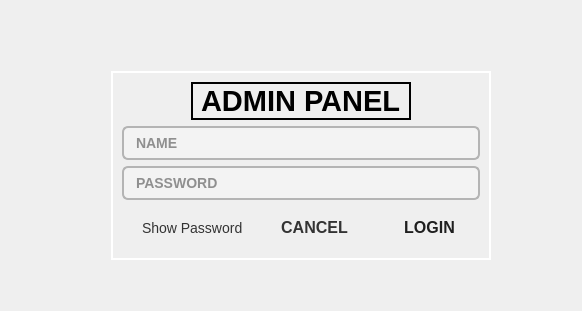
       <widget class="QWidget" name="login">
        <layout class="QGridLayout" name="gridLayout_2">
         <item row="0" column="6">
          <spacer name="horizontalSpacer_15">
           <property name="orientation">
            <enum>Qt::Orientation::Horizontal</enum>
           </property>
           <property name="sizeHint" stdset="0">
            <size>
             <width>40</width>
             <height>20</height>
            </size>
           </property>
          </spacer>
         </item>
         <item row="2" column="0">
          <spacer name="verticalSpacer">
           <property name="orientation">
            <enum>Qt::Orientation::Vertical</enum>
           </property>
           <property name="sizeHint" stdset="0">
            <size>
             <width>20</width>
             <height>40</height>
            </size>
           </property>
          </spacer>
         </item>
         <item row="5" column="0">
          <spacer name="verticalSpacer_7">
           <property name="orientation">
            <enum>Qt::Orientation::Vertical</enum>
           </property>
           <property name="sizeHint" stdset="0">
            <size>
             <width>20</width>
             <height>40</height>
            </size>
           </property>
          </spacer>
         </item>
         <item row="0" column="2">
          <spacer name="horizontalSpacer_66">
           <property name="orientation">
            <enum>Qt::Orientation::Horizontal</enum>
           </property>
           <property name="sizeHint" stdset="0">
            <size>
             <width>40</width>
             <height>20</height>
            </size>
           </property>
          </spacer>
         </item>
         <item row="3" column="3" rowspan="2">
          <widget class="QFrame" name="frame">
           <property name="styleSheet">
            <string notr="true">QFrame {
    border: 2px solid white;       /* White border for the frame */
    background-color: transparent; /* No background for the frame */
}

QFrame * {
    background-color: transparent; /* Ensure all inner components are transparent */
    border: none;                   /* Remove borders from inner components */
}

</string>
           </property>
           <property name="frameShape">
            <enum>QFrame::Shape::StyledPanel</enum>
           </property>
           <property name="frameShadow">
            <enum>QFrame::Shadow::Raised</enum>
           </property>
           <layout class="QGridLayout" name="gridLayout_16">
            <item row="4" column="1" colspan="2">
             <widget class="QCheckBox" name="show_passwd_checkBox">
              <property name="font">
               <font>
                <pointsize>-1</pointsize>
                <fontweight>DemiBold</fontweight>
               </font>
              </property>
              <property name="styleSheet">
               <string notr="true">/* Style for the Show Password checkbox */
QCheckBox {
    font-size: 14px;
    color: #333;
}

/* Adjust space between checkbox indicator and text */
QCheckBox::indicator {
    margin-right: 6px; /* spacing between checkbox and label text */
}

/* Optional: subtle hover effect */
QCheckBox:hover {
    color: #005fa3;
}

/* Password input field */
QLineEdit {
    border: 1px solid #aaa;
    border-radius: 4px;
    padding: 4px 6px;
    font-size: 13px;
}
</string>
              </property>
              <property name="text">
               <string>Show Password</string>
              </property>
             </widget>
            </item>
            <item row="6" column="0">
             <spacer name="verticalSpacer_67">
              <property name="orientation">
               <enum>Qt::Orientation::Vertical</enum>
              </property>
              <property name="sizeHint" stdset="0">
               <size>
                <width>0</width>
                <height>0</height>
               </size>
              </property>
             </spacer>
            </item>
            <item row="4" column="0">
             <spacer name="verticalSpacer_65">
              <property name="orientation">
               <enum>Qt::Orientation::Vertical</enum>
              </property>
              <property name="sizeHint" stdset="0">
               <size>
                <width>0</width>
                <height>0</height>
               </size>
              </property>
             </spacer>
            </item>
            <item row="3" column="1" colspan="5">
             <widget class="QLineEdit" name="admin_password_lineEdit">
              <property name="font">
               <font>
                <pointsize>-1</pointsize>
                <bold>true</bold>
               </font>
              </property>
              <property name="styleSheet">
               <string notr="true">QLineEdit {
    background-color: #F3F3F3;
    border: 1.5px solid #B4B4B4;
    border-radius: 6px;
    padding: 6px 10px;
    color: #2C2C2C;
    font-size: 14px;
}

QLineEdit:hover {
    border: 1.5px solid #888;
}

QLineEdit:focus {
    border: 2px solid #305C91; /* Keep this as the strongest style */
    background-color: #FFFFFF;
}

QLineEdit:focus:hover {
    border: 2px solid #305C91; /* Ensure hover doesn’t override focus */
}
</string>
              </property>
              <property name="echoMode">
               <enum>QLineEdit::EchoMode::Password</enum>
              </property>
              <property name="placeholderText">
               <string>PASSWORD</string>
              </property>
             </widget>
            </item>
            <item row="3" column="0">
             <spacer name="verticalSpacer_64">
              <property name="orientation">
               <enum>Qt::Orientation::Vertical</enum>
              </property>
              <property name="sizeHint" stdset="0">
               <size>
                <width>0</width>
                <height>0</height>
               </size>
              </property>
             </spacer>
            </item>
            <item row="1" column="0">
             <spacer name="verticalSpacer_62">
              <property name="orientation">
               <enum>Qt::Orientation::Vertical</enum>
              </property>
              <property name="sizeHint" stdset="0">
               <size>
                <width>0</width>
                <height>0</height>
               </size>
              </property>
             </spacer>
            </item>
            <item row="0" column="1">
             <spacer name="horizontalSpacer_69">
              <property name="orientation">
               <enum>Qt::Orientation::Horizontal</enum>
              </property>
              <property name="sizeHint" stdset="0">
               <size>
                <width>0</width>
                <height>0</height>
               </size>
              </property>
             </spacer>
            </item>
            <item row="5" column="0">
             <spacer name="verticalSpacer_66">
              <property name="orientation">
               <enum>Qt::Orientation::Vertical</enum>
              </property>
              <property name="sizeHint" stdset="0">
               <size>
                <width>0</width>
                <height>0</height>
               </size>
              </property>
             </spacer>
            </item>
            <item row="4" column="4">
             <widget class="QPushButton" name="cancel_button">
              <property name="font">
               <font>
                <pointsize>-1</pointsize>
                <bold>true</bold>
               </font>
              </property>
              <property name="styleSheet">
               <string notr="true">QPushButton {
    background-color: qlineargradient(
        spread:pad,
        x1:0, y1:0, x2:1, y2:1,
        stop:0 #e0e0e0,
        stop:0.5 #c0c0c0,
        stop:1 #a0a0a0
    );
    color: #333333;
    font-size: 16px;
    font-weight: bold;
    border: none;
    border-radius: 5px;
    padding: 12px 25px;
}

QPushButton:hover {
    background-color: qlineargradient(
        spread:pad,
        x1:0, y1:0, x2:1, y2:1,
        stop:0 #d0d0d0,
        stop:0.5 #b0b0b0,
        stop:1 #909090
    );
    color: #1a1a1a;
}

QPushButton:pressed {
    background-color: qlineargradient(
        spread:pad,
        x1:0, y1:0, x2:1, y2:1,
        stop:0 #b0b0b0,
        stop:0.5 #a0a0a0,
        stop:1 #808080
    );
}
</string>
              </property>
              <property name="text">
               <string>CANCEL</string>
              </property>
             </widget>
            </item>
            <item row="4" column="5">
             <widget class="QPushButton" name="login_button">
              <property name="font">
               <font>
                <pointsize>-1</pointsize>
                <bold>true</bold>
               </font>
              </property>
              <property name="styleSheet">
               <string notr="true">QPushButton {
    background-color: qlineargradient(
        spread:pad,
        x1:0, y1:0, x2:1, y2:1,
        stop:0 #D0E9FF,
        stop:0.5 #85C1F2,
        stop:1 #5EA6E8
    );
    color: #1F1F1F;
    font-size: 16px;
    font-weight: bold;
    border: none;
    border-radius: 5px;
    padding: 12px 25px;
}

QPushButton:hover {
    background-color: qlineargradient(
        spread:pad,
        x1:0, y1:0, x2:1, y2:1,
        stop:0 #649FD3,
        stop:0.5 #4A90E2,
        stop:1 #3C7DCB
    );
    color: #0D0D0D;
}

QPushButton:pressed {
    background-color: qlineargradient(
        spread:pad,
        x1:0, y1:0, x2:1, y2:1,
        stop:0 #3C7DCB,
        stop:0.5 #2E6AB8,
        stop:1 #1F5AA2
    );
    color: #FFFFFF;
}</string>
              </property>
              <property name="text">
               <string>LOGIN</string>
              </property>
             </widget>
            </item>
            <item row="0" column="3">
             <spacer name="horizontalSpacer_73">
              <property name="orientation">
               <enum>Qt::Orientation::Horizontal</enum>
              </property>
              <property name="sizeHint" stdset="0">
               <size>
                <width>0</width>
                <height>0</height>
               </size>
              </property>
             </spacer>
            </item>
            <item row="2" column="1" colspan="5">
             <widget class="QLineEdit" name="name_lineEdit">
              <property name="font">
               <font>
                <pointsize>-1</pointsize>
                <bold>true</bold>
               </font>
              </property>
              <property name="styleSheet">
               <string notr="true">QLineEdit {
    background-color: #F3F3F3;
    border: 1.5px solid #B4B4B4;
    border-radius: 6px;
    padding: 6px 10px;
    color: #2C2C2C;
    font-size: 14px;
}

QLineEdit:hover {
    border: 1.5px solid #888;
}

QLineEdit:focus {
    border: 2px solid #305C91; /* Keep this as the strongest style */
    background-color: #FFFFFF;
}

QLineEdit:focus:hover {
    border: 2px solid #305C91; /* Ensure hover doesn’t override focus */
}
</string>
              </property>
              <property name="placeholderText">
               <string>NAME </string>
              </property>
             </widget>
            </item>
            <item row="0" column="6">
             <spacer name="horizontalSpacer_68">
              <property name="orientation">
               <enum>Qt::Orientation::Horizontal</enum>
              </property>
              <property name="sizeHint" stdset="0">
               <size>
                <width>0</width>
                <height>0</height>
               </size>
              </property>
             </spacer>
            </item>
            <item row="2" column="0">
             <spacer name="verticalSpacer_63">
              <property name="orientation">
               <enum>Qt::Orientation::Vertical</enum>
              </property>
              <property name="sizeHint" stdset="0">
               <size>
                <width>0</width>
                <height>0</height>
               </size>
              </property>
             </spacer>
            </item>
            <item row="0" column="4">
             <spacer name="horizontalSpacer_75">
              <property name="orientation">
               <enum>Qt::Orientation::Horizontal</enum>
              </property>
              <property name="sizeHint" stdset="0">
               <size>
                <width>0</width>
                <height>0</height>
               </size>
              </property>
             </spacer>
            </item>
            <item row="0" column="5">
             <spacer name="horizontalSpacer_74">
              <property name="orientation">
               <enum>Qt::Orientation::Horizontal</enum>
              </property>
              <property name="sizeHint" stdset="0">
               <size>
                <width>0</width>
                <height>0</height>
               </size>
              </property>
             </spacer>
            </item>
            <item row="0" column="0">
             <spacer name="verticalSpacer_61">
              <property name="orientation">
               <enum>Qt::Orientation::Vertical</enum>
              </property>
              <property name="sizeHint" stdset="0">
               <size>
                <width>0</width>
                <height>0</height>
               </size>
              </property>
             </spacer>
            </item>
            <item row="0" column="2">
             <spacer name="horizontalSpacer_72">
              <property name="orientation">
               <enum>Qt::Orientation::Horizontal</enum>
              </property>
              <property name="sizeHint" stdset="0">
               <size>
                <width>0</width>
                <height>0</height>
               </size>
              </property>
             </spacer>
            </item>
            <item row="1" column="1" colspan="5" alignment="Qt::AlignmentFlag::AlignHCenter">
             <widget class="QLabel" name="label_23">
              <property name="font">
               <font>
                <pointsize>22</pointsize>
                <bold>true</bold>
                <hintingpreference>PreferDefaultHinting</hintingpreference>
               </font>
              </property>
              <property name="styleSheet">
               <string notr="true">QLabel {
    border: 2px solid;
    border-color: qradialgradient(
        spread:reflect,
        cx:0.5, cy:0.5, radius:0.5,
        fx:0.5, fy:0.5,
        stop 0 rgba(0, 0, 0, 255),
        stop 1 rgba(255, 255, 255, 255)
    );
}
</string>
              </property>
              <property name="text">
               <string>ADMIN PANEL</string>
              </property>
             </widget>
            </item>
           </layout>
          </widget>
         </item>
         <item row="0" column="5">
          <spacer name="horizontalSpacer_59">
           <property name="orientation">
            <enum>Qt::Orientation::Horizontal</enum>
           </property>
           <property name="sizeHint" stdset="0">
            <size>
             <width>40</width>
             <height>20</height>
            </size>
           </property>
          </spacer>
         </item>
         <item row="4" column="0">
          <spacer name="verticalSpacer_6">
           <property name="orientation">
            <enum>Qt::Orientation::Vertical</enum>
           </property>
           <property name="sizeHint" stdset="0">
            <size>
             <width>20</width>
             <height>40</height>
            </size>
           </property>
          </spacer>
         </item>
         <item row="0" column="1">
          <spacer name="horizontalSpacer_16">
           <property name="orientation">
            <enum>Qt::Orientation::Horizontal</enum>
           </property>
           <property name="sizeHint" stdset="0">
            <size>
             <width>40</width>
             <height>20</height>
            </size>
           </property>
          </spacer>
         </item>
        </layout>
       </widget>
